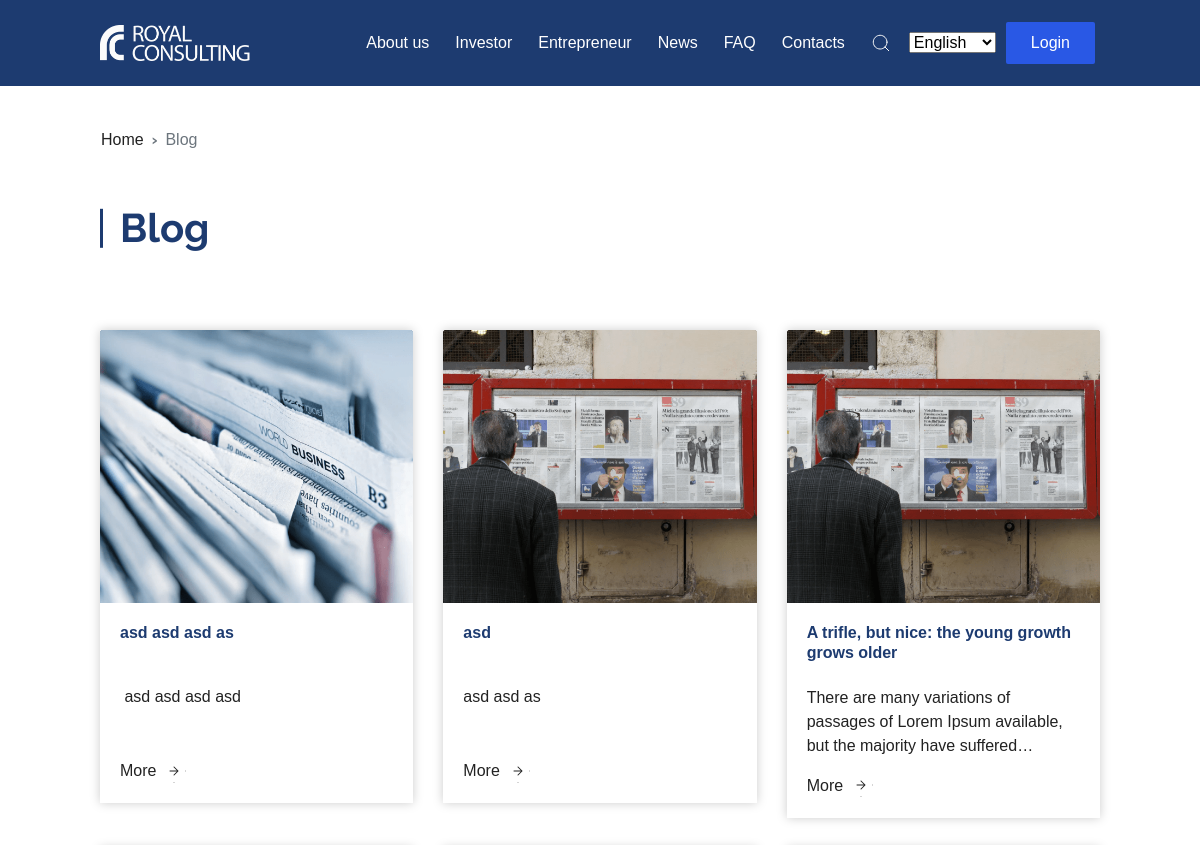
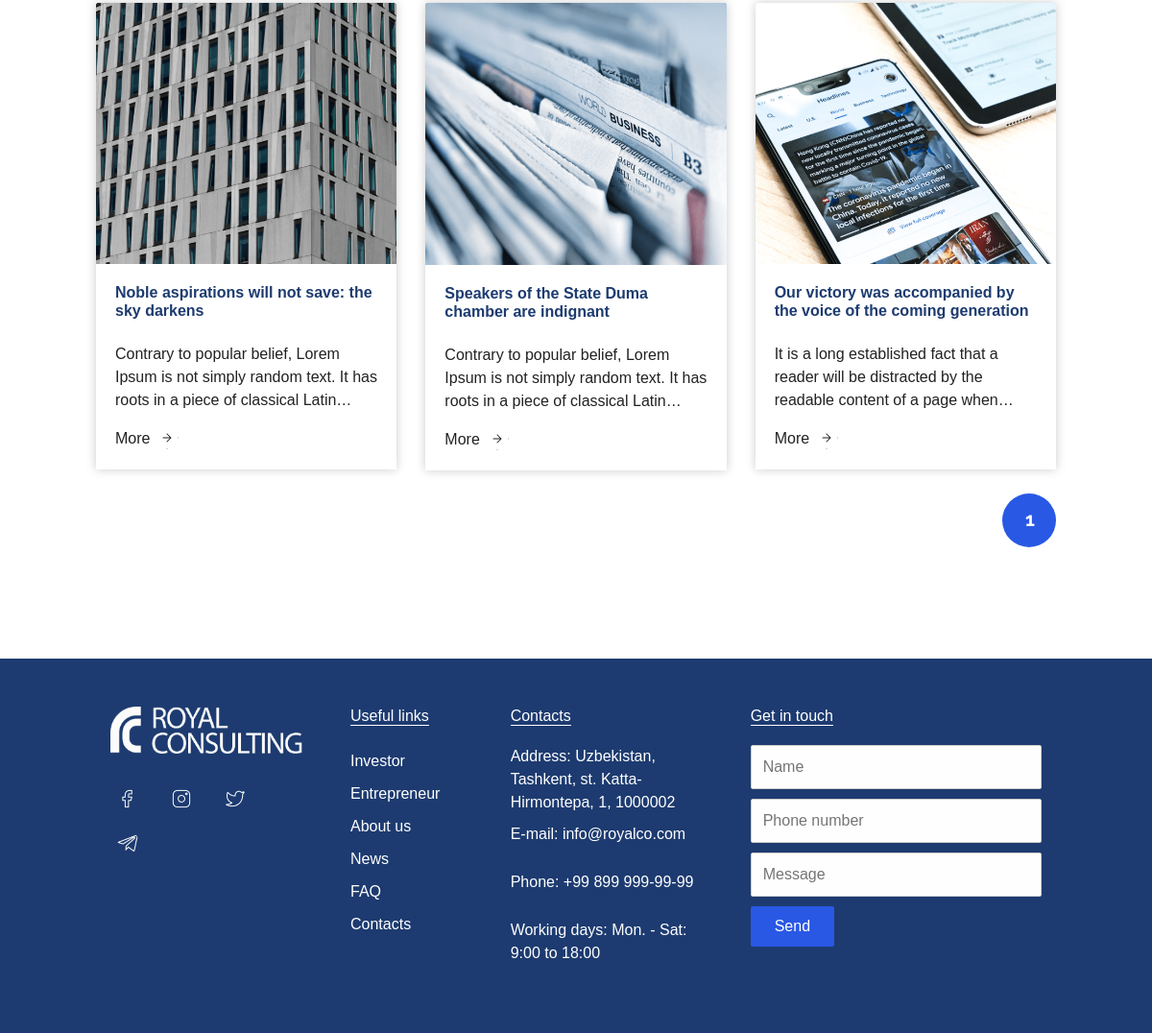
The app's page /info/news/ with its own data (2 pictures, top to bottom).
### infopages/models.py (models this page shows, shortened)
class NewsModel(models.Model):
    title = models.CharField(max_length=500, null=True, blank=True)
    body = RichTextField(null=True, blank=True)
    little_image = models.ImageField(upload_to=upload_location, null=True, blank=True)
    main_image = models.ImageField(upload_to=upload_location, null=True, blank=True)
    date_published = models.DateTimeField(auto_now_add=True, verbose_name="date published")
    slug = models.SlugField(blank=True, unique=True)
    class Meta:
        ordering = ['-date_published']
    @property
    def imageURL(self):
        try:
            url = self.little_image.url
        except:
            url = ''
        return url

### infopages/views.py (the view)
# urls.py: path('news/', news_list_view, name='news-list'),
def news_list_view(request, *args, **kwargs):
    context = {}
    query = ""
    query = request.GET.get('q', '')
    context['query'] = str(query)
    news = sorted(get_blog_queryset(query), key=attrgetter('date_published'), reverse=True)
    page = request.GET.get('page', 1)
    news_paginator = Paginator(news, NEWS_PER_PAGE)
    try:
        news = news_paginator.page(page)
    except PageNotAnInteger:
        news = news_paginator.page(NEWS_PER_PAGE)
    except EmptyPage:
        news = news_paginator.page(news_paginator.num_pages)
    context['news'] = news
    return render(request, "pages/news_list.html", context)

### infopages/views.py (called while the page is built)
def get_blog_queryset(query=None):
    queryset = []
    queries = query.split(" ")
    for q in queries:
        news = NewsModel.objects.filter(
                Q(title__icontains=q) |
                Q(body__icontains=q)
            ).distinct()
        for new in news:
            queryset.append(new)
    return list(set(queryset))

### infopages/templates/pages/news_list.html (shortened to what this page needs)
{% extends 'base.html' %}
{% load static %}
{% load i18n %}
{% block content %}
    <section class="px-100">
        <div class="row">
            <ul class="breadcrumb">
                <li class="breadcrumb-item"><a href="#">Home</a></li>
                <li class="breadcrumb-item active">Blog</li>
            </ul>
        </div>
        <div class="row animation mt-4">
            <div class="col-lg-12 animation_top">
                <h1 class="section-title mb-lg-5 mb-3">Blog</h1>
                <div class="row mt-3">
                    {% for new in news %}
                        <div class="col-lg-4 col-md-6">
                            <div class="blog-item">
                                <img src="{{new.imageURL}}" alt="">
                                <div class="blog-caption">
                                    <h6>{{new.title}}</h6>
                                    <p>{{new.body|safe|truncatechars:180}}</p>
                                    <a href="{% url 'infopages:news-detail' new.slug %}" class="more-btn">More</a>
                                </div>
                            </div>
                        </div>
                    {% endfor %}
                </div>
                <div class="row mt-4">
                    <div class="col-lg-12">
                        <ul class="pagination-lg pagination justify-content-end">
                            {% for i in news.paginator.page_range %}
                                {% if news.number == i %}
                                    <li class="page-item active"><a class="page-link">{{ i }}</a></li>
                                {% else %}
                                    <li class="page-item" ><a class="page-link" href="?{% if query %}q={{query}}&{% endif %}page={{ i }}">{{ i }}</a></li>
                                {% endif %}
                            {% endfor %}
                        </ul>
                    </div>
                </div>
            </div>
        </div>
    </section>
{% endblock %}

### static/css/style.css (style rules this page uses)
* { margin: 0; -webkit-box-sizing: border-box; box-sizing: border-box; }
html, body { width: 100%; height: 100%; margin: 0; padding: 0; font-family: "Raleway", "Arial"; }
a { text-decoration: none !important; color: #222222; }
.px-100 { padding: 0 100px; }
.section-title { font-weight: bold; color: #1d3b70; position: relative; margin-left: 20px; }
.section-title::before { position: absolute; left: -20px; width: 3px; height: 80%; top: 50%; -webkit-transform: translateY(-50%); transform: translateY(-50%); content: ""; background: #1d3b70; }
.animation { -webkit-transition: all 0.1s; transition: all 0.1s; opacity: 0; }
.more-btn { position: relative; color: #222222; display: block !important; }
.more-btn::after { position: absolute; content: ""; width: 20px; height: 20px; background: url(../images/arrow_right.png); margin-left: 10px; -webkit-transition: margin-left 0.2s; transition: margin-left 0.2s; top: 55%; -webkit-transform: translateY(-50%); transform: translateY(-50%); }
.breadcrumb { background: none; margin-top: 30px; }
.breadcrumb .breadcrumb-item + .breadcrumb-item::before { content: "\203A"; font-size: 16px; font-weight: bold; }
.pagination { font-weight: bold; }
.pagination .page-item.active .page-link { background: #2958e5; border-radius: 50%; }
.pagination .page-item { border-radius: 50%; }
.pagination .page-link { color: #222222; -webkit-box-shadow: none; box-shadow: none; border: none; height: 100%; width: 100%; width: 56px; height: 56px; text-align: center; border-radius: 50% !important; }
.blog-item { max-height: 500px; display: block; -webkit-display: block; -webkit-box-shadow: 0 0 10px #cccccc; box-shadow: 0 0 10px #cccccc; margin-top: 30px; }
.blog-item img { width: 100%; max-height: 300px; }
.blog-item .blog-caption { padding: 20px; min-height: 200px; color: #222222; display: -webkit-box; display: -ms-flexbox; display: flex; -webkit-box-pack: justify; -ms-flex-pack: justify; justify-content: space-between; -webkit-box-orient: vertical; -webkit-box-direction: normal; -ms-flex-direction: column; flex-direction: column; }
.blog-item .blog-caption h6 { font-weight: 600; color: #1d3b70; }
.blog-item .blog-caption p { color: #222222; display: -webkit-box; -webkit-line-clamp: 3; -webkit-box-orient: vertical; overflow: hidden; }

### records on screen
NewsModel: imageURL (picture), title "asd asd asd as", body "asd asd asd asd"
NewsModel: imageURL (picture), title "asd", body "asd asd as"
NewsModel: imageURL (picture), title "A trifle, but nice: the young growth grows older", body "There are many variations of passages of Lorem Ipsum available, but the majority have…"
NewsModel: imageURL (picture), title "Noble aspirations will not save: the sky darkens", body "Contrary to popular belief, Lorem Ipsum is not simply random text. It has roots in a piece of classical…"
NewsModel: imageURL (picture), title "Speakers of the State Duma chamber are indignant", body "Contrary to popular belief, Lorem Ipsum is not simply random text. It has roots in a piece of classical…"
NewsModel: imageURL (picture), title "Our victory was accompanied by the voice of the coming generation", body "It is a long established fact that a reader will be distracted by the readable content of a page…"

### other values on screen
{{ i }} "1"
form field language "English"
